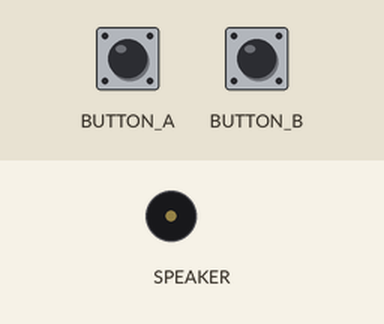
Recording of a program running on a simulated Circuit Playground running CircuitPython. Parts: buzzer (waves = sounding). Inputs (shaded band) come from the test bench.

Above: at 1.2 s.
1.3 s: button A pressed for 0.15 s
At 2.2 s:
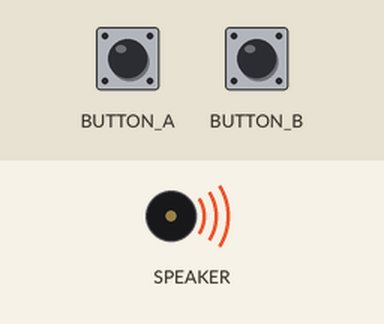
4.4 s: button A pressed for 1 s
At 7.3 s:
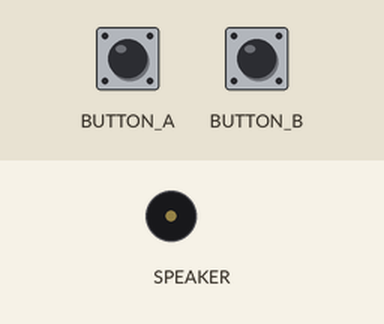
7.9 s: button A pressed for 3.2 s
At 8.4 s:
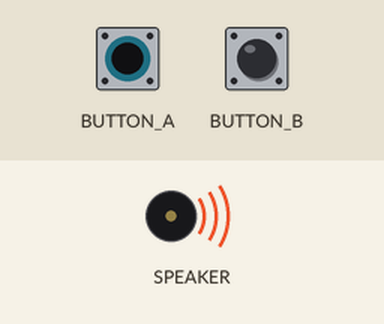
Timing chart, 0 to 13.4 s (numbered marks = the images above; inputs shaded):
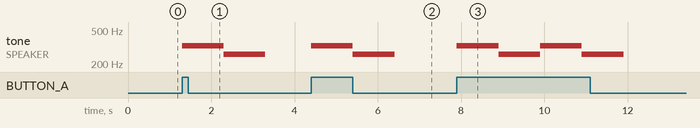

The program:

main.py
```python
# https://learn.adafruit.com/circuitpython-made-easy-on-circuit-playground-express/play-tone
# https://learn.adafruit.com/circuitpython-made-easy-on-circuit-playground-express/buttons
from adafruit_circuitplayground.express import cpx

while True:
    if cpx.button_a:
        cpx.play_tone(329.63, 1)
        cpx.play_tone(261.63, 1)
    elif cpx.button_b:
        cpx.play_tone(440.00, 1)
        cpx.play_tone(415.30, 1)
```

Measured:
- after the input at 1.3 s, tone on SPEAKER: silent → 329 Hz at once, → 261 Hz 1.0 s later, → silent 1.0 s later
- after the input at 4.4 s, tone on SPEAKER: silent → 329 Hz at once, → 261 Hz 1.0 s later, → silent 1.0 s later
- after the input at 7.9 s, tone on SPEAKER: plays 329 Hz for 1.0 s, 261 Hz for 1.0 s, 329 Hz for 1.0 s, 261 Hz for 1.0 s, starting at once
